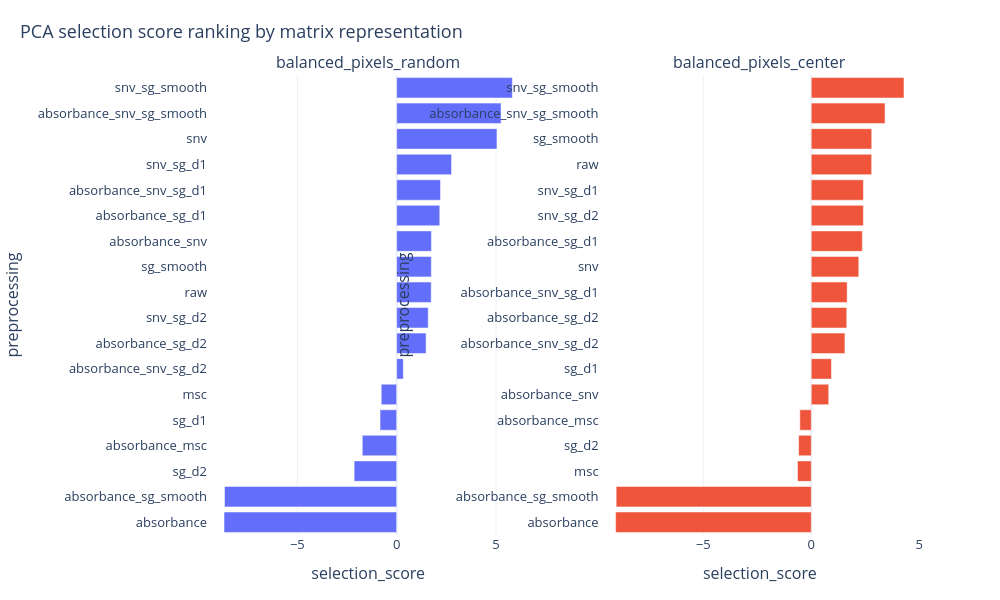

Notebook cell for this chart:
### Code cell
plot_pca_metric_ranking(
    top_candidates_pixels_df,
    metric="selection_score",
    group_col="matrix_variant",
    label_col="preprocessing",
    ascending=False,
    top_n=20,
    title="PCA selection score ranking by matrix representation",
    show=True,
)

### Figure 1 — Plotly figure (JSON) as saved in the notebook; plotly's stock layout.template omitted (floating-point values rounded to 4 significant figures)
{"data": [{"hovertemplate": "preprocessing: %{y}<br>selection_score: %{x:.4f}<extra></extra>", "name": "balanced_pixels_random", "orientation": "h", "showlegend": false, "type": "bar", "x": [-8.689, -8.666, -2.14, -1.731, -0.8367, -0.7773, 0.334, 1.48, 1.588, 1.738, 1.744, 1.749, 2.168, 2.206, 2.762, 5.048, 5.255, 5.824], "xaxis": "x", "y": ["absorbance", "absorbance_sg_smooth", "sg_d2", "absorbance_msc", "sg_d1", "msc", "absorbance_snv_sg_d2", "absorbance_sg_d2", "snv_sg_d2", "raw", "sg_smooth", "absorbance_snv", "absorbance_sg_d1", "absorbance_snv_sg_d1", "snv_sg_d1", "snv", "absorbance_snv_sg_smooth", "snv_sg_smooth"], "yaxis": "y"}, {"hovertemplate": "preprocessing: %{y}<br>selection_score: %{x:.4f}<extra></extra>", "name": "balanced_pixels_center", "orientation": "h", "showlegend": false, "type": "bar", "x": [-9.053, -9.027, -0.6358, -0.585, -0.529, 0.8067, 0.9342, 1.558, 1.642, 1.661, 2.197, 2.364, 2.412, 2.413, 2.794, 2.798, 3.413, 4.29], "xaxis": "x2", "y": ["absorbance", "absorbance_sg_smooth", "msc", "sg_d2", "absorbance_msc", "absorbance_snv", "sg_d1", "absorbance_snv_sg_d2", "absorbance_sg_d2", "absorbance_snv_sg_d1", "snv", "absorbance_sg_d1", "snv_sg_d2", "snv_sg_d1", "raw", "sg_smooth", "absorbance_snv_sg_smooth", "snv_sg_smooth"], "yaxis": "y2"}], "layout": {"annotations": [{"font": {"size": 16}, "showarrow": false, "text": "balanced_pixels_random", "x": 0.225, "xanchor": "center", "xref": "paper", "y": 1, "yanchor": "bottom", "yref": "paper"}, {"font": {"size": 16}, "showarrow": false, "text": "balanced_pixels_center", "x": 0.775, "xanchor": "center", "xref": "paper", "y": 1, "yanchor": "bottom", "yref": "paper"}], "font": {"size": 13}, "height": 600, "hoverlabel": {"namelength": -1}, "margin": {"b": 65, "l": 70, "r": 80, "t": 75}, "title": {"font": {"size": 18}, "text": "PCA selection score ranking by matrix representation", "x": 0.02}, "width": 1000, "xaxis": {"anchor": "y", "domain": [0, 0.45], "title": {"text": "selection_score"}}, "xaxis2": {"anchor": "y2", "domain": [0.55, 1], "title": {"text": "selection_score"}}, "yaxis": {"anchor": "x", "domain": [0, 1], "title": {"text": "preprocessing"}}, "yaxis2": {"anchor": "x2", "domain": [0, 1], "title": {"text": "preprocessing"}}}}
